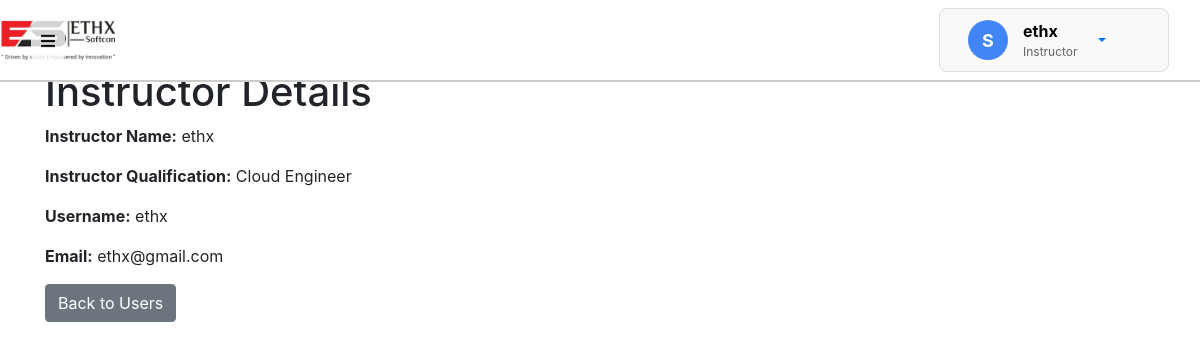
Screenshot of /instructor/2/ with the database file from the repository.
### courses_details/models.py (models this page shows, shortened)
class User(AbstractUser):
    is_instructor = models.BooleanField(default=False)
    is_employee = models.BooleanField(default=True)
    is_admin = models.BooleanField(default=False)

class InstructorData(models.Model):
    user = models.OneToOneField(User, on_delete=models.CASCADE, related_name='instructor_data', null=True, blank=True)
    instructor_id = models.AutoField(primary_key=True)
    instructorName = models.CharField(max_length=100)
    instructorQualification = models.CharField(max_length=100)

### courses_details/views.py (the view)
# urls.py: path('instructor/<int:user_id>/', views.instructor_detail, name='instructor_detail'),
def instructor_detail(request, user_id):
    user = get_object_or_404(User, id=user_id)
    instructor_data = InstructorData.objects.filter(user=user).first()
    return render(request, 'login/instructor_detail.html', {'user': user, 'instructor_data': instructor_data})

### courses_details/templates/login/instructor_detail.html (shortened to what this page needs)
<!DOCTYPE html>
<html lang="en">
<head>
    <link rel="stylesheet" href="https://cdnjs.cloudflare.com/ajax/libs/font-awesome/5.15.3/css/all.min.css">
</head>
<body>
    {% include 'courses_details/header.html' %}
    <br /><br />
    <div class="content">
        <div class="container">
            <h1>Instructor Details</h1>
            <div>
                <p><strong>Instructor Name:</strong> {{ instructor_data.instructorName }}</p>
                <p><strong>Instructor Qualification:</strong> {{ instructor_data.instructorQualification }}</p>
                <p><strong>Username:</strong> {{ user.username }}</p>
                <p><strong>Email:</strong> {{ user.email }}</p>
            </div>
            <a href="{% url 'manage_users' %}" class="btn btn-secondary">Back to Users</a>
        </div>
    </div>
</body>
</html>

### courses_details/templates/courses_details/header.html (shortened to what this page needs)
  <!DOCTYPE html>
  <html lang="en">
    {% load static %}
    <head>
      <link
        rel="stylesheet"
        href="https://stackpath.bootstrapcdn.com/bootstrap/4.5.2/css/bootstrap.min.css"
      />
      <link
        rel="stylesheet"
        href="https://cdnjs.cloudflare.com/ajax/libs/font-awesome/5.15.3/css/all.min.css"
      />
    </head>
    <body>
      <nav class="navbar navbar-dark fixed-top nav-bordered">
        <div
          class="container-fluid d-flex align-items-center justify-content-between"
        >
          <button id="toggle-btn" class="navbar-toggler" type="button">
            <i class="fas fa-bars"></i>
          </button>
          <div class="profile-card">
            <div class="avatar">S</div>
            <div>
              <div class="font-weight-bold">{{ user.username }}</div>
              {% if user.is_instructor %}
                <div class="role">Instructor</div>
              {% elif user.is_admin %}
                <div class="role">Admin</div>
              {% else %}
                <div class="role">Employee</div>
              {% endif %}
            </div>
            <div class="nav-item dropdown">
              <a
                class="nav-link dropdown-toggle"
                href="#"
                id="profileDropdown"
                role="button"
                data-toggle="dropdown"
                aria-haspopup="true"
                aria-expanded="false"
              >
              </a>
            </div >
          </div>
        </div>
      </nav>
    </body>
  </html>

### courses_details/templates/courses_details/header.html (style rules this page uses)
.navbar { z-index: 1030; background-color: #fff; border-bottom: 2px solid #ccc; }
.content { margin-left: 0; padding: 20px; transition: margin-left 0.3s ease; }
.navbar-toggler { border: none; color: rgb(255, 255, 255); background-color: white; border-radius: 5px; padding: 10px; transition: background-color 0.3s, opacity 0.3s; opacity: 0.8; }
.navbar-toggler i { font-size: 16px; color: black; }
.profile-card { display: flex; align-items: center; padding: 10px; border: 1px solid #ddd; background-color: #f9f9f9; border-radius: 8px; width: 230px; }
.avatar { width: 40px; height: 40px; border-radius: 50%; background-color: #4285F4; color: white; font-size: 18px; font-weight: bold; display: flex; justify-content: center; align-items: center; margin-left: 18px; }
.role { font-size: 12px; color: #666; margin-left: 15px; }
.font-weight-bold { margin-left: 15px; color:black; }

### rows the page displays
User: username "ethx", email "ethx@gmail.com"
InstructorData: instructorName "ethx", instructorQualification "Cloud Engineer"
